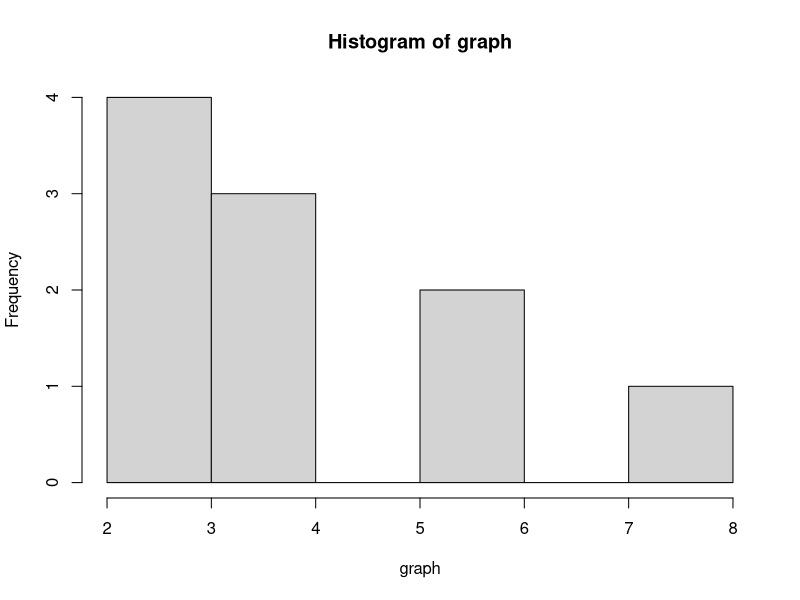

Write the R code that produced this figure.
x = 21
y = 3
z = 7
var = c(x,y,z)
print(( x + 2 )*( y**3 )*( 2 * z ))
print(sum(var))
graph = c(2,2,2,2,4,4,4,6,6,8)
hist (graph)
